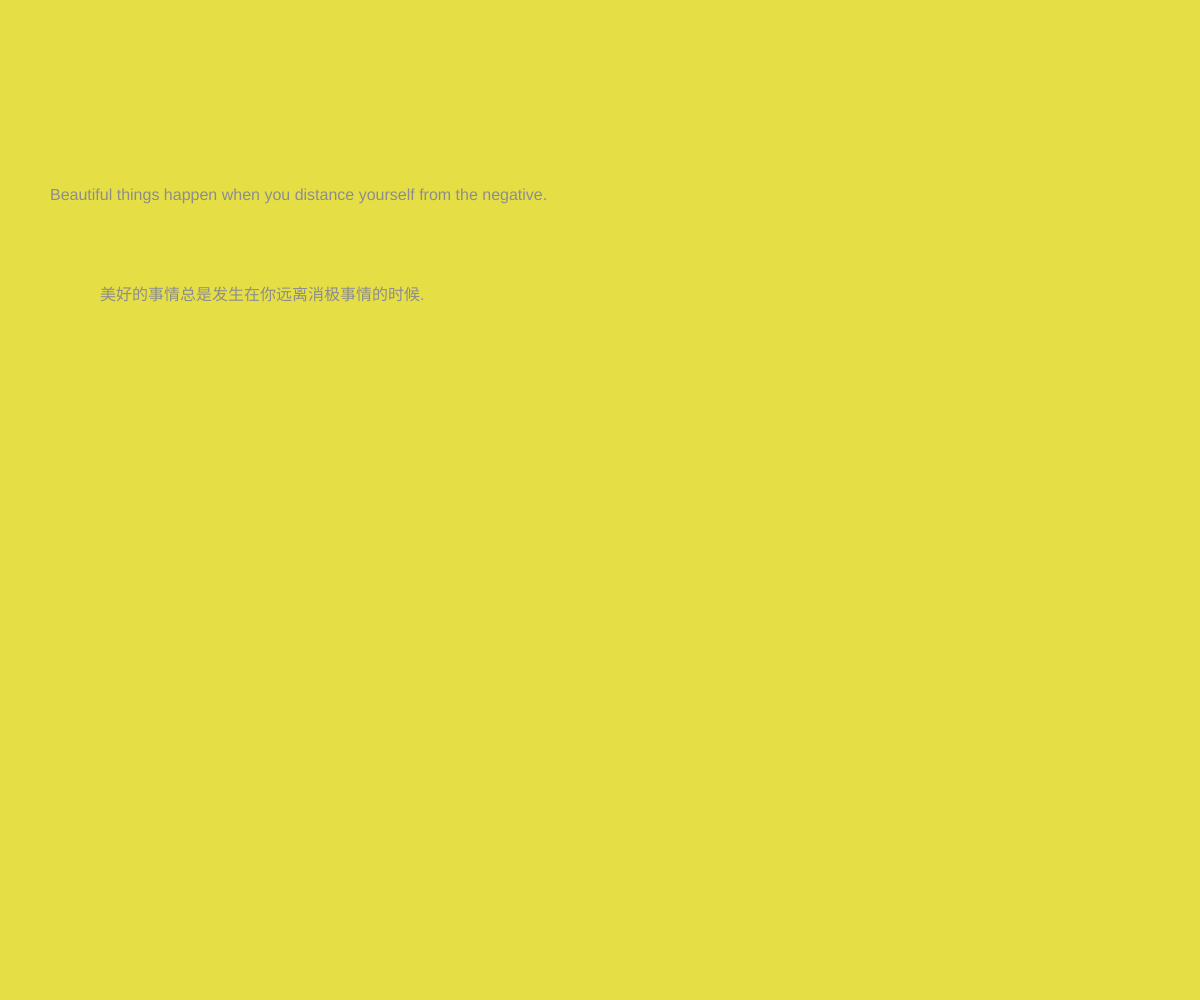
Frame 1 (no input)
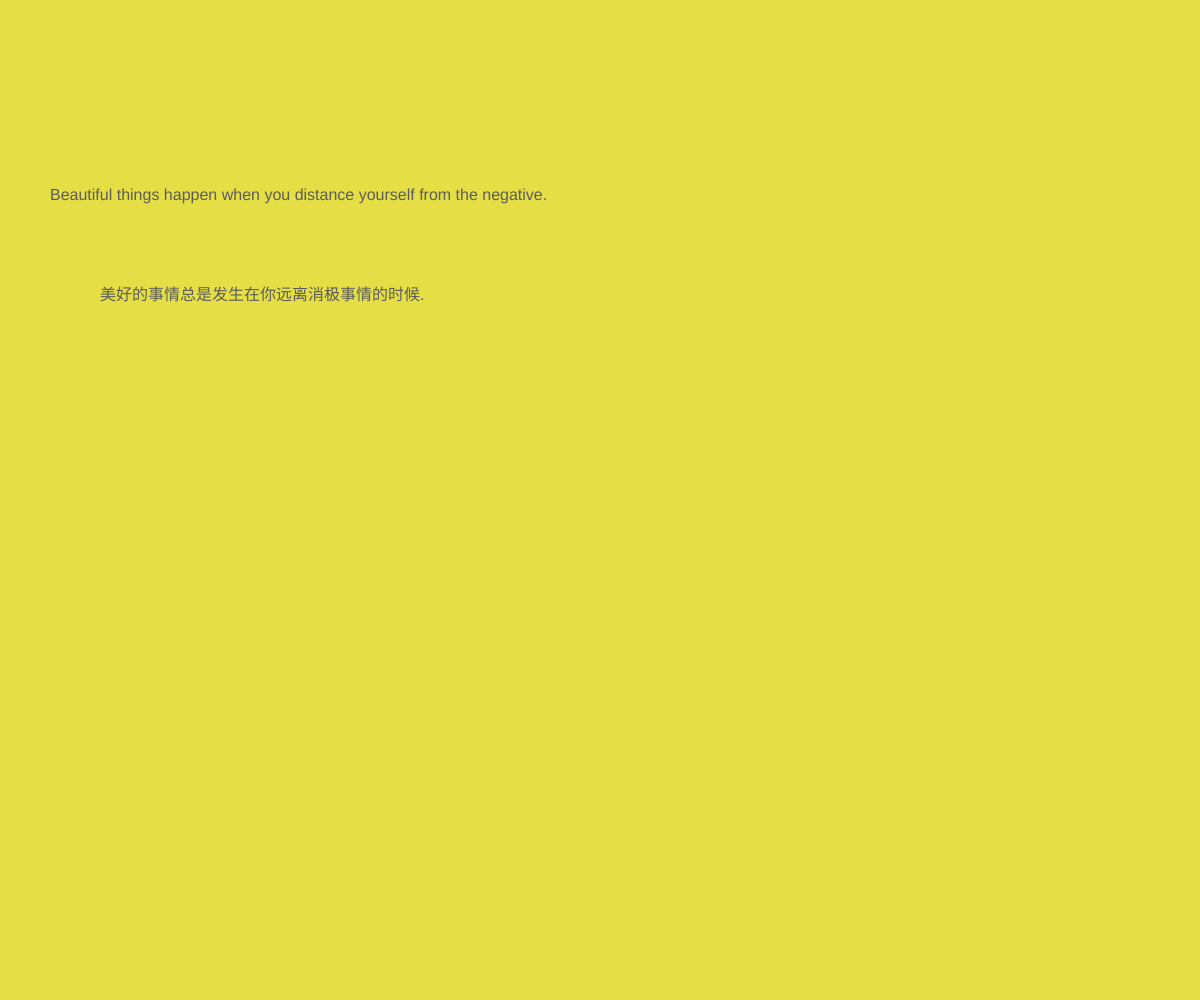
Frame 60 (no input)
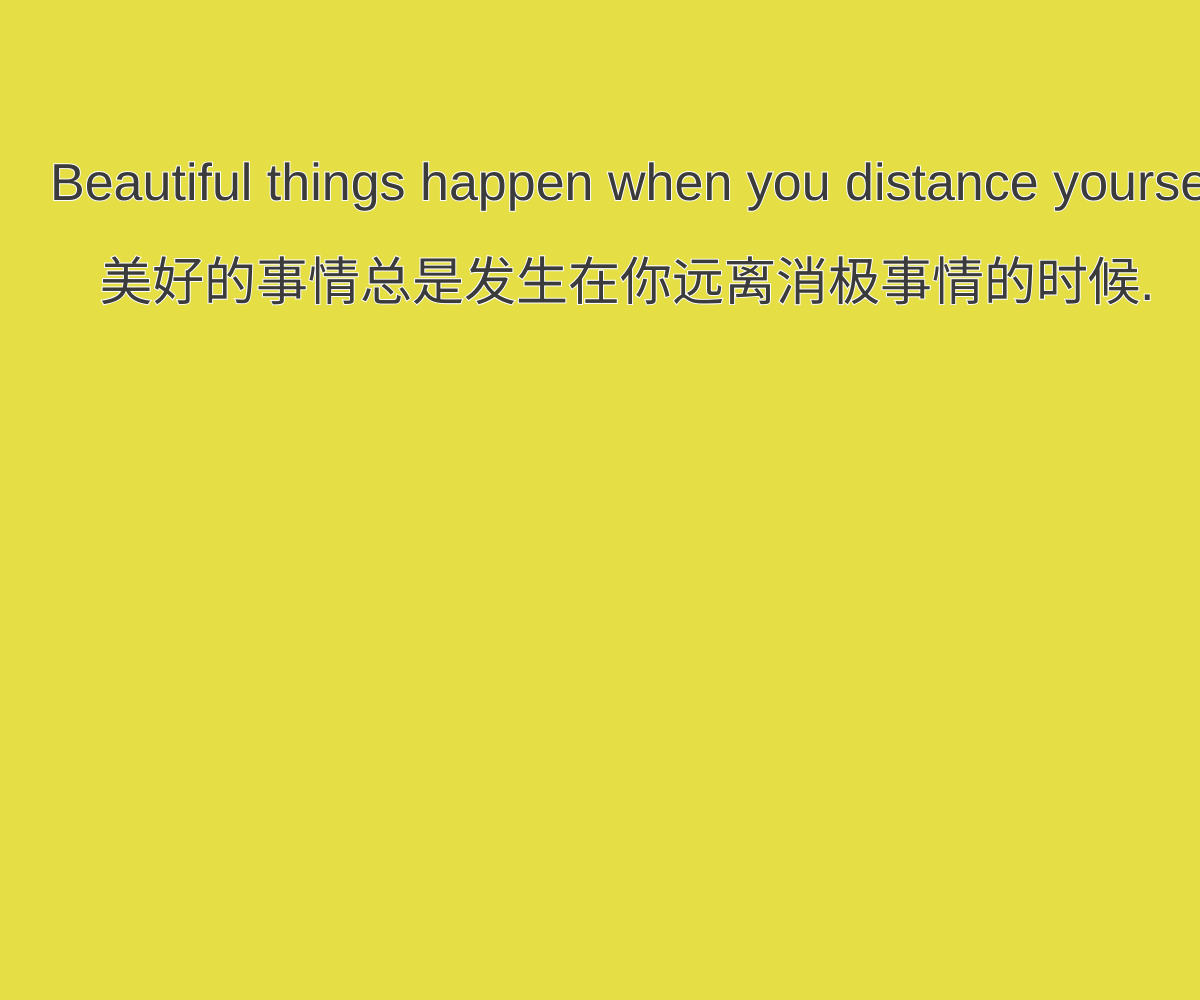
Frame 120 (the mouse pressed at the canvas centre since frame 60)

The p5.js sketch that drew these frames (run headless with seeded random() and noise() and a simulated clock; from frame 60 on, the mouse is pressed at the canvas centre):

// p5.js sketch
// ── sketch.js
function setup() {
  createCanvas(windowWidth, windowHeight);
}

  function draw() {
  background(229,223,69);
  strokeWeight(2);
  fill(128 + sin(frameCount*0.1) * 128);
  if (mouseIsPressed) {
    stroke(255);
  }
  else {
    noStroke();
  }
  textSize(16 + (mouseX / width)*72);
  text("Beautiful things happen when you distance yourself from the negative.", 50, 200);
  text("美好的事情总是发生在你远离消极事情的时候.",100,300);
}
